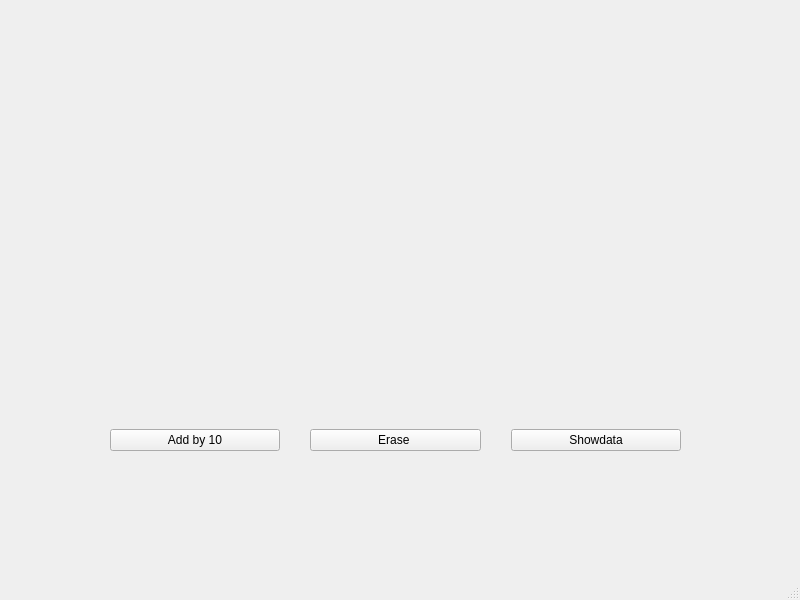
<?xml version="1.0" encoding="UTF-8"?>
<ui version="4.0">
 <class>MainWindow</class>
 <widget class="QMainWindow" name="MainWindow">
  <property name="geometry">
   <rect>
    <x>0</x>
    <y>0</y>
    <width>800</width>
    <height>600</height>
   </rect>
  </property>
  <property name="windowTitle">
   <string>MainWindow</string>
  </property>
  <widget class="QWidget" name="centralwidget">
   <widget class="QWidget" name="layoutWidget">
    <property name="geometry">
     <rect>
      <x>110</x>
      <y>380</y>
      <width>571</width>
      <height>121</height>
     </rect>
    </property>
    <layout class="QHBoxLayout" name="horizontalLayout">
     <property name="spacing">
      <number>30</number>
     </property>
     <item>
      <widget class="QPushButton" name="pushButton_add">
       <property name="text">
        <string>Add by 10</string>
       </property>
      </widget>
     </item>
     <item>
      <widget class="QPushButton" name="pushButton_erase">
       <property name="text">
        <string>Erase </string>
       </property>
      </widget>
     </item>
     <item>
      <widget class="QPushButton" name="pushButton">
       <property name="text">
        <string>Showdata</string>
       </property>
      </widget>
     </item>
    </layout>
   </widget>
  </widget>
  <widget class="QMenuBar" name="menubar">
   <property name="geometry">
    <rect>
     <x>0</x>
     <y>0</y>
     <width>800</width>
     <height>22</height>
    </rect>
   </property>
  </widget>
  <widget class="QStatusBar" name="statusbar"/>
 </widget>
 <resources/>
 <connections/>
</ui>
